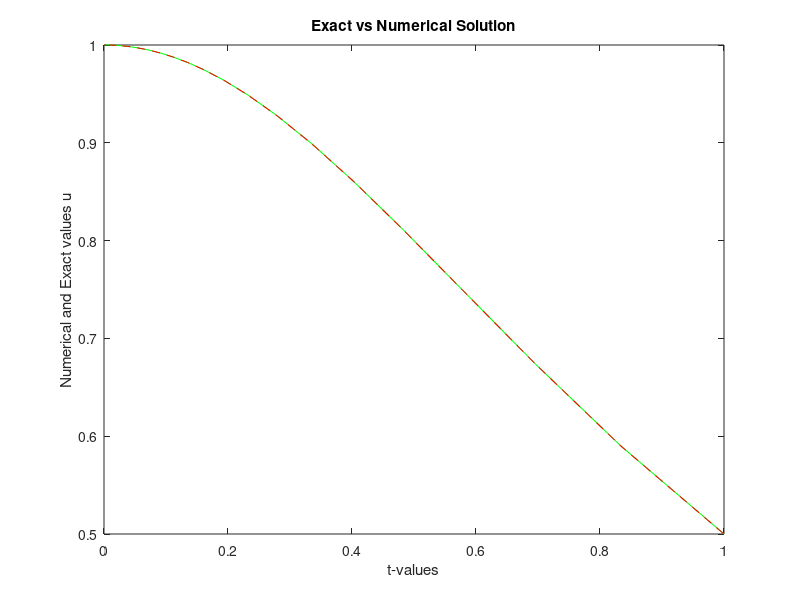

This chart was generated by the following MATLAB code:
        %--------------------------------
% Name:  KSHITIJ BAHUKHANDI
% Roll No : SAU/AM(M)/2023/06
% M.Sc AM (II-Semester)-2024
% SOUTH  ASIAN  UNIVERSITY
% MATLAB File:- 28
% Numerical Solution of IVP on a Variable Mesh - 4th order explicit RK-method 
% Ut= -2*t*U*U
% U(t)= 1/(1+t*t)
%-----------------------------


  clear all;  % clear all variables in memory
  N=10; 
  ETA=1.2;
  disp('Variable Mesh Numerical Solution for IVP Using 4th order explicit RK Method');
  disp('    ');
  fprintf('N=%4.2f\n',N);
  disp('  ');
  for I=1:8
    % Formation of variable mesh lengths
       SUM=1.0;
       for L=1:N-1
           SUM=SUM+ETA^L;
       end
       H(2)=1.0/SUM;
       for L=2:N
           H(L+1)=ETA*H(L);
       end 
  % Formation of grid points
    T(1)=0.0;
    for L=2:N+1
          T(L)=T(L-1)+H(L);   
    end 
    T(N+1)=1.0;
    % Exact Solution & RHS function
    for L=1:N+1
        EU(L)= 1.0/(1+T(L)*T(L));  
    end
    % Initial conditions
 %   U(1)=EU(1);
    U(1)=1.0;
     tic  % CPU time starts
    % Solution at advanced time
       for L=1:N
           H0=H(L+1);
           T0=T(L); U0=U(L);
      %---Classical Method
           K1= -2*H0*T0*U0*U0;
           K2= -2*H0*(T0+H0/2)*(U0+K1/2)*(U0+K1/2);
           K3= -2*H0*(T0+H0/2)*(U0+K2/2)*(U0+K2/2);
           K4= -2*H0*(T0+H0)*(U0+K3)*(U0+K3);
           U(L+1)=U(L)+(K1+2*K2+2*K3+K4)/6;    
       end 
  % Calculate Errors
        ERU=abs(U(N+1)-EU(N+1));
     % Print errors
       fprintf('N=%4.2f, ERU=%10.4e\n',N,ERU);
  disp('  ');
  N=2*N;
  end
   toc  % CPU time ends
    % Plot the results
  figure (1);
  plot(T,U,'-g',T,EU,'--r');
  xlabel('t-values');
  ylabel('Numerical and Exact values u');
  title ('Exact vs Numerical Solution')
